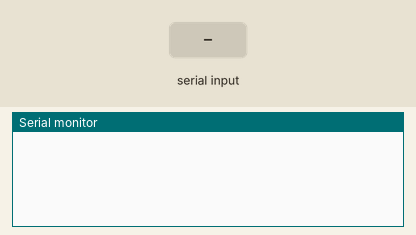
Recording of a sketch running on a simulated Arduino Uno, built with avr-gcc and run on an emulated ATmega328P. Parts: the last lines printed to the serial monitor. Inputs (shaded band) come from the test bench.

Above: at 1.2 s.
1.3 s: "M\n" received over Serial
At 1.6 s:
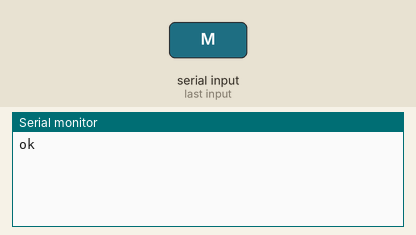
2.8 s: "M105\n" received over Serial
At 4.0 s:
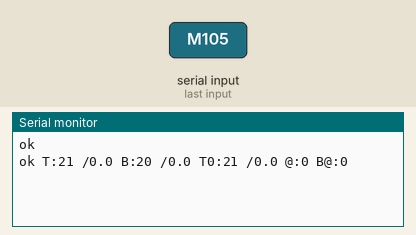

Measured:
- after the input at 1.3 s, the serial monitor: prints a new line at once (image 1)
- after the input at 2.8 s, the serial monitor: prints a new line at once (image 2)

The sketch:

marlin-emulator.ino
```cpp
/*
  author: Ivan Gaydamakin
 */

char inputString[256];
char len = 0;


void setup() {
  // initialize serial:
  Serial.begin(250000);
}
const int extruder_temperature = 21;
const int bed_temperature = 20;

void loop() {
}

void serialEvent() {
  while (Serial.available()) {
    char inChar = (char)Serial.read();
    inputString[len++] = inChar;

    if (inChar == '\n') {
      inputString[len++] = 0;
      process_command();
      len = 0;
    }
  }
}

void process_command() {
  //  Serial.print("|");
  //  Serial.print(inputString);
  //  Serial.println("|");
  if (strstr (inputString, "M") != NULL) {
    execute_m_gcode();
  }
  else
  {
    Serial.println("ok");
  }
}


void execute_m_gcode() {
  if (strstr (inputString, "M105") != NULL) {
    //ok T:35.2 /0.0 B:0.0 /0.0 T0:35.2 /0.0 @:0 B@:0
    Serial.print("ok T:");
    Serial.print(extruder_temperature);
    Serial.print(" /0.0");
    Serial.print(" B:");
    Serial.print(bed_temperature);
    Serial.print(" /0.0");
    Serial.print(" T0:");
    Serial.print(extruder_temperature);
    Serial.print(" /0.0");
    Serial.print(" @:0 B@:0");

    Serial.println();
  }
  else {
    Serial.println("ok");
  }
}
```
